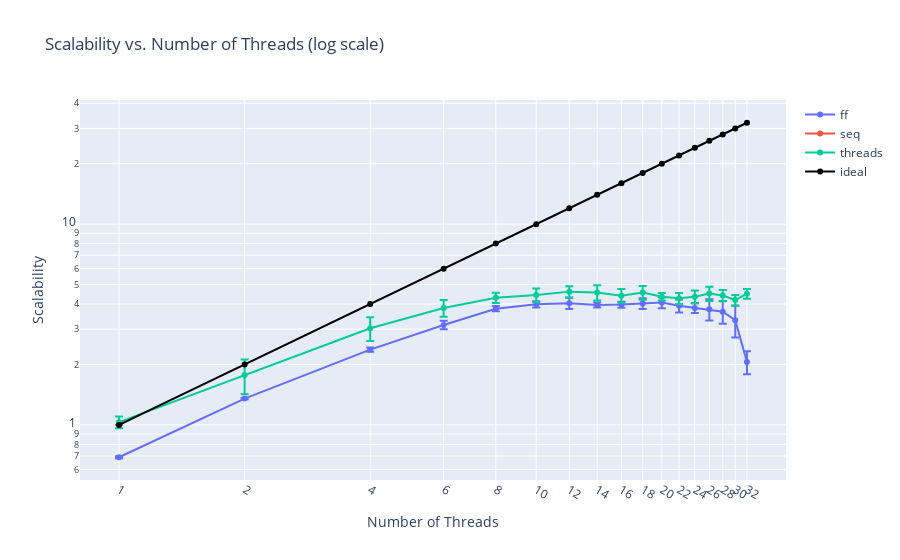

Source (notebook cell):
### Code cell
fig = go.Figure()
for type in types:
    fig.add_trace(go.Scatter(x=threads, y=means[type]["scalability"], name=type, error_y=dict(type="data", array=std[type]["scalability"])))

# Check if this is ideal
fig.add_trace(go.Scatter(x=threads, y=threads, name="ideal", line=dict(color="black")))

fig.update_xaxes(type="log")
fig.update_yaxes(type="log")
fig.update_layout(
    title="Scalability vs. Number of Threads (log scale)",
    xaxis_title="Number of Threads",
    yaxis_title="Scalability",
    xaxis = dict(
        tickmode = 'array',
        tickvals = threads,
    )
)
fig.show()

### Figure 1 — Plotly figure (JSON) as saved in the notebook; plotly's stock layout.template omitted (floating-point values rounded to 4 significant figures)
{"data": [{"error_y": {"array": [0.007071, 0.01095, 0.05831, 0.1534, 0.1148, 0.1399, 0.2607, 0.1152, 0.1376, 0.2489, 0.2579, 0.2925, 0.2182, 0.4559, 0.4757, 0.6015, 0.2704], "type": "data"}, "name": "ff", "type": "scatter", "x": [1, 2, 4, 6, 8, 10, 12, 14, 16, 18, 20, 22, 24, 26, 28, 30, 32], "y": [0.69, 1.352, 2.37, 3.146, 3.792, 3.988, 4.038, 3.958, 3.974, 4.03, 4.066, 3.924, 3.824, 3.766, 3.664, 3.326, 2.058]}, {"error_y": {"array": [0], "type": "data"}, "name": "seq", "type": "scatter", "x": [1, 2, 4, 6, 8, 10, 12, 14, 16, 18, 20, 22, 24, 26, 28, 30, 32], "y": [1]}, {"error_y": {"array": [0.06979, 0.3487, 0.4116, 0.3674, 0.2515, 0.3428, 0.297, 0.3976, 0.3498, 0.3555, 0.1888, 0.2691, 0.32, 0.3702, 0.2852, 0.2519, 0.2542], "type": "data"}, "name": "threads", "type": "scatter", "x": [1, 2, 4, 6, 8, 10, 12, 14, 16, 18, 20, 22, 24, 26, 28, 30, 32], "y": [1.032, 1.77, 3.028, 3.82, 4.304, 4.434, 4.612, 4.562, 4.404, 4.56, 4.354, 4.274, 4.35, 4.508, 4.416, 4.188, 4.504]}, {"line": {"color": "black"}, "name": "ideal", "type": "scatter", "x": [1, 2, 4, 6, 8, 10, 12, 14, 16, 18, 20, 22, 24, 26, 28, 30, 32], "y": [1, 2, 4, 6, 8, 10, 12, 14, 16, 18, 20, 22, 24, 26, 28, 30, 32]}], "layout": {"title": {"text": "Scalability vs. Number of Threads (log scale)"}, "xaxis": {"tickmode": "array", "tickvals": [1, 2, 4, 6, 8, 10, 12, 14, 16, 18, 20, 22, 24, 26, 28, 30, 32], "title": {"text": "Number of Threads"}, "type": "log"}, "yaxis": {"title": {"text": "Scalability"}, "type": "log"}}}
